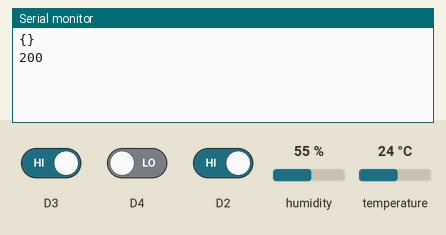
This sketch was run on a simulated ESP8266 (NodeMCU). On the bench: the last lines printed to the serial monitor. The test bench sets the inputs (shaded band); at power-on: D3 HIGH, D4 LOW, D2 HIGH, humidity 55 %, temperature 24 °C. WiFi joins after 1.5 s; servers stay silent unless stated; uploads are accepted with an empty reply.

Above: at 3.0 s.
3.1 s: D3 driven LOW
At 5.22 s:
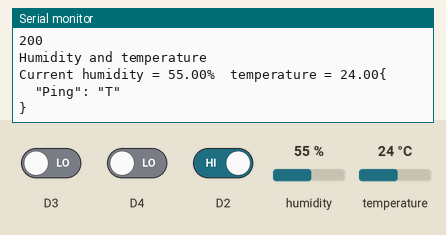
7.2 s: D4 driven HIGH
At 8.45 s:
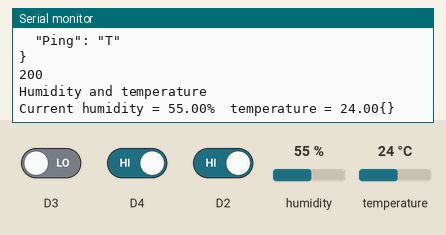
13.0 s: D2 driven LOW
At 14.95 s:
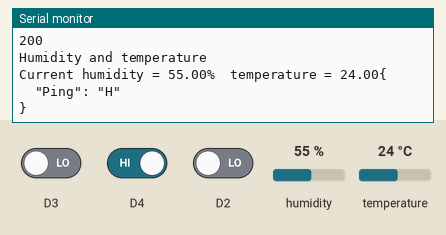

The sketch:

Hackthon_2018.ino
```cpp
#include <ESP8266HTTPClient.h>
#include <ESP8266WiFi.h>
#include <ArduinoJson.h>
#include <BlynkSimpleEsp8266.h>
#include <SimpleTimer.h>

#include "DHT.h"
#define DHTTYPE DHT11
const int DHTPin = 12;
DHT dht(DHTPin, DHTTYPE);

int count = 0;


int x,y,z;
int a;

SimpleTimer timer;
char auth[] = " cea5df0c389a424bb3f57028953c4636";               // Token for Blynk Server

#define BLYNK_PRINT Serial


float t;
float h;


void setup() {

 pinMode(D2,INPUT);
  pinMode(D3,INPUT);
   pinMode(D4,INPUT);
  Serial.begin(9600);
dht.begin();


  timer.setInterval(2000, sendUptime);//Serial connection
  WiFi.begin("B'HUB", "bL@@m0123");   //WiFi connection
  Blynk.begin(auth, "B'HUB", "bL@@m0123");

  while (WiFi.status() != WL_CONNECTED) {  //Wait for the WiFI connection completion

    delay(500);
    Serial.println("Waiting for connection");

  }

}


void sendUptime()
{
  float h = dht.readHumidity();
 float t = dht.readTemperature();


  Serial.println("Humidity and temperature\n\n");
  Serial.print("Current humidity = ");
  Serial.print(h);
  Serial.print("%  ");
  Serial.print("temperature = ");
  Serial.print(t);
  Blynk.virtualWrite(V0, h);
  Blynk.virtualWrite(V1, t);
  Blynk.virtualWrite(V2,a);
  if(x==0 && y==1 && z==1)
    Blynk.notify("Its raining at (5,5)!");

  if(x==1 && y==0 && z==0)
    Blynk.notify("Garbage out at(5,5)");


}


void loop() {
  Blynk.run();
  timer.run();
  x = digitalRead(D2);
  y = digitalRead(D3);
  z = digitalRead(D4);


 //Serial.println(x);

 //Serial.println(y);

 //Serial.println(z);

  if (WiFi.status() == WL_CONNECTED) { //Check WiFi connection status

    StaticJsonBuffer<300> JSONbuffer;   //Declaring static JSON buffer
    JsonObject& JSONencoder = JSONbuffer.createObject();


 if(x==0 && y==0 && z==0 && count==0)
 {
    JSONencoder["Ping"] = "F";
    a = 100;
    count = count+1;}
  if(x==0 && y==0 && z==1)
  {
  JSONencoder["Ping"] = "H";
  a = 50;}
   if(x==0 && y==1 && z==0)
   {
  JSONencoder["Ping"] = "L";
  a = 0;
  count = 0;}

   if(x==0 && y==1 && z==1)
  JSONencoder["Ping"] = "M";

   if(x==1 && y==0 && z==0)
  JSONencoder["Ping"] = "T";

 // if(x==0 && y==0 && z==0 && count==1)
  //JSONencoder["Ping"] = "V";

  //else
  //JSONencoder["Ping"] = "C";


    char JSONmessageBuffer[300];
    JSONencoder.prettyPrintTo(JSONmessageBuffer, sizeof(JSONmessageBuffer));
    Serial.println(JSONmessageBuffer);

    HTTPClient http;    //Declare object of class HTTPClient

    http.begin("http://10.15.1.4:8090/postjson");      //Specify request destination
    http.addHeader("Content-Type", "application/json");  //Specify content-type header

    int httpCode = http.POST(JSONmessageBuffer);   //Send the request
    String payload = http.getString();                                        //Get the response payload

    Serial.println(httpCode);   //Print HTTP return code
    Serial.println(payload);    //Print request response payload

    http.end();  //Close connection

  } else {

    Serial.println("Error in WiFi connection");

  }

  delay(3000);  //Send a request every 30 seconds

}
```

Measured:
- after the input at 3.1 s, the serial monitor: prints a new line after 1.9 s (image 1)
- after the input at 7.2 s, the serial monitor: prints a new line after 1.1 s (image 2)
- after the input at 13.0 s, the serial monitor: prints a new line after 1.8 s (image 3)
